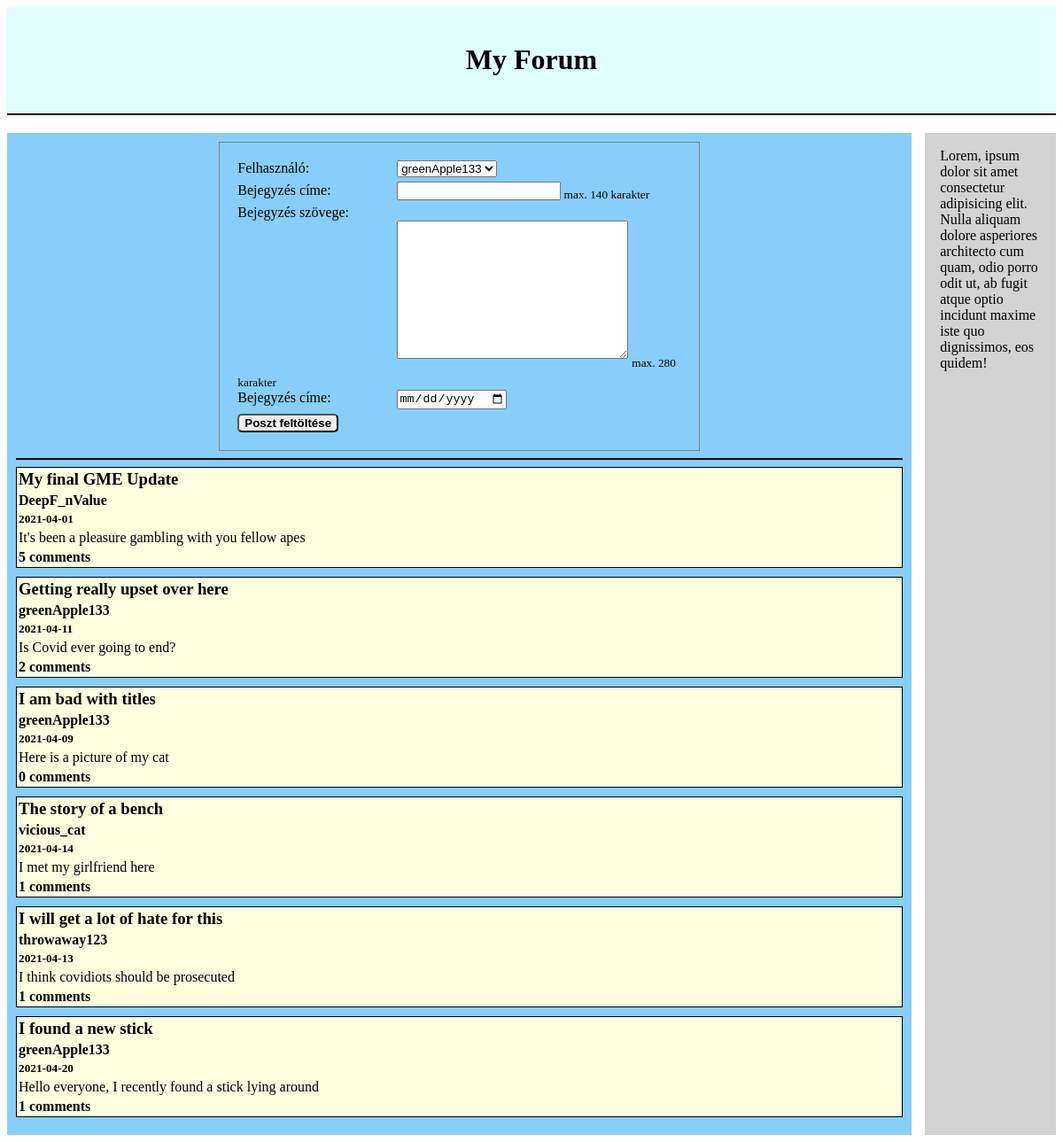
The page / on the database its author committed.
### tables this page shows
CREATE TABLE `threads` (
  `thread_id` int(11) NOT NULL,
  `user_id` int(11) NOT NULL,
  `thread_date` date DEFAULT current_timestamp(),
  `thread_title` varchar(140) DEFAULT NULL,
  `thread_text` varchar(280) DEFAULT NULL
);

CREATE TABLE `users` (
  `user_id` int(11) NOT NULL,
  `user_name` varchar(50) DEFAULT NULL
);

### index.php (the view, shortened to what this page needs)
<!DOCTYPE html>
<html lang='en'>
<head>
</head>
<body>
    <div id='focim'>
        <h1>My Forum</h1>
    </div>
    <div class='tartalom'>
        <div id='forum'>
            <?php
            require 'connect.php';
            $sql = "SELECT `user_id`, `user_name`
                    FROM `users` ";
            $felhasznalok = $conn->query($sql);
            echo "<div id='bevitel'>
                    <form action='insert.php'  method='post'>
                        <label for='user_id'>Felhasználó:</label>
                        <select name='user_id' id='user_id'>";
            while ($sor = $felhasznalok->fetch_object()) {
                echo "<option value='" . $sor->user_id . "'>" . $sor->user_name . "</option>\n";
            }
            echo "</select>
                        </br>
                        <label for='thread_title'>Bejegyzés címe:</label>
                        <input type='text' name='thread_title' maxlength='140'>
                        <sub>max. 140 karakter</sub>
                        </br>
                        <label id='thread_text' for='thread_text'>Bejegyzés szövege:</label>
                        </br>
                        <textarea name='thread_text' id='thread_text' maxlength='280' cols='30' rows='10'></textarea>
                        <sub>max. 280 karakter</sub>
                        </br>
                        <label for='thread_date'>Bejegyzés címe:</label>
                        <input type='date' name='thread_date' max='140'>
                        </br>
                    <input type='submit' value='Poszt feltöltése'>
                    </form>
                 </div>
                 <hr>";
            $thread_sql = "SELECT `thread_id`, threads.user_id,users.user_name, `thread_date`, `thread_title`,
                 `thread_text`
             FROM `threads` INNER JOIN users
             ON threads.user_id = users.user_id ";
            $thread = $conn->query($thread_sql);
            while ($thread_sor = $thread->fetch_object()) {
                echo "
                <div class='thread'>
                    <a href='thread.php?thread_id=" . $thread_sor->thread_id . "'>
                    <div id='thread_head'>
                        <h3>" . $thread_sor->thread_title . "</h3>
                        <h4>" . $thread_sor->user_name . "</h4>
                        <h5>" . $thread_sor->thread_date . "</h5>
                    </div>
                    <div id='thread_body'>
                        <p>" . $thread_sor->thread_text . "</p>
                    </div>
                    <div id=1thread_footer'>";
                $comment_count_sql = "SELECT COUNT(comment_id)
                                  as comment_count
                                  FROM comments
                                  WHERE thread_id = ?";
                $stmt = $conn->prepare($comment_count_sql);
                $thread_id = $thread_sor->thread_id;
                $stmt->bind_param("d", $thread_id);
                $stmt->execute();
                $count = $stmt->get_result()->fetch_assoc();
                echo " <p><b>" . $count["comment_count"] . " comments</b></p>
                    </div>
                    </a>
                </div>
            ";
            }
            ?>
        </div>
        <div id='oldalsav'>
            <p>Lorem, ipsum dolor sit amet consectetur adipisicing elit. Nulla aliquam dolore asperiores architecto cum quam, odio porro odit ut, ab fugit atque optio incidunt maxime iste quo dignissimos, eos quidem!</p>
        </div>
    </div>
</body>
</html>

### index.php (style rules this page uses)
.tartalom { display: flex; margin-top: 20px; }
#focim { margin: auto; padding: 20px; background-color: lightcyan; border-bottom: 2px solid black; }
#focim h1 { text-align: center; }
#oldalsav { width: 10%; padding: 15px; background-color: lightgray; }
#forum { width: 85%; margin-right: 15px; background-color: lightskyblue; padding: 10px; }
#forum hr { height: 2px; border-width: 0px; color: gray; background-color: black; }
#bevitel { border: 1px solid gray; width: 50%; margin: auto; padding: 20px; }
#bevitel input[type=text], input[type=date] { margin-left: 70px; margin-bottom: 5px; }
#bevitel input[type=submit] { border-radius: 5px; font-weight: bold; }
#bevitel select { margin-left: 95px; margin-bottom: 5px; }
#bevitel textarea { margin-left: 180px; margin-bottom: 5px; }
.thread { border: 1px solid black; background-color: lightyellow; margin-bottom: 10px; }
.thread a { text-decoration: none; color: black; }
.thread h3, h4, h5, p { margin: 0; padding: 2px; }

### rows shown on the page
threads: thread_title "My final GME Update", user.user_name "DeepF_nValue", thread_date "2021-04-01", thread_text "It's been a pleasure gambling with you fellow apes", comment_count "5"
threads: thread_title "Getting really upset over here", user.user_name "greenApple133", thread_date "2021-04-11", thread_text "Is Covid ever going to end?", comment_count "2"
threads: thread_title "I am bad with titles", user.user_name "greenApple133", thread_date "2021-04-09", thread_text "Here is a picture of my cat", comment_count "0"
threads: thread_title "The story of a bench", user.user_name "vicious_cat", thread_date "2021-04-14", thread_text "I met my girlfriend here", comment_count "1"
threads: thread_title "I will get a lot of hate for this", user.user_name "throwaway123", thread_date "2021-04-13", thread_text "I think covidiots should be prosecuted", comment_count "1"
threads: thread_title "I found a new stick", user.user_name "greenApple133", thread_date "2021-04-20", thread_text "Hello everyone, I recently found a stick lying around", comment_count "1"

### other values the page prints
form field user_id "greenApple133"
